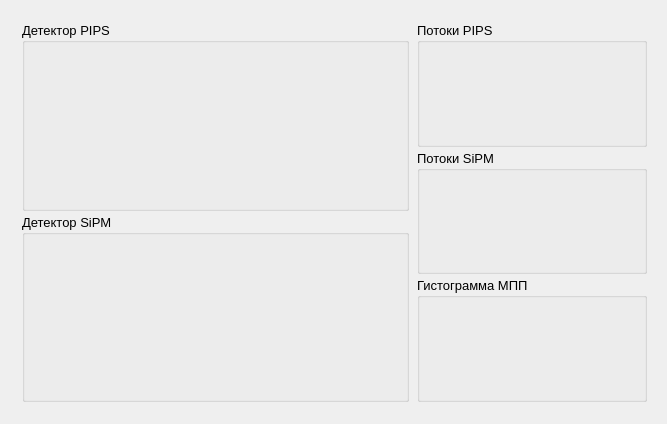
<?xml version="1.0" encoding="UTF-8"?>
<ui version="4.0">
 <class>Form</class>
 <widget class="QWidget" name="Form">
  <property name="geometry">
   <rect>
    <x>0</x>
    <y>0</y>
    <width>667</width>
    <height>424</height>
   </rect>
  </property>
  <property name="windowTitle">
   <string>Form</string>
  </property>
  <layout class="QGridLayout" name="gridLayout">
   <item row="0" column="0">
    <widget class="QWidget" name="graph_widget" native="true">
     <property name="sizePolicy">
      <sizepolicy hsizetype="Expanding" vsizetype="Expanding">
       <horstretch>0</horstretch>
       <verstretch>0</verstretch>
      </sizepolicy>
     </property>
     <layout class="QGridLayout" name="gridLayout_4">
      <property name="leftMargin">
       <number>2</number>
      </property>
      <property name="topMargin">
       <number>2</number>
      </property>
      <property name="rightMargin">
       <number>0</number>
      </property>
      <property name="bottomMargin">
       <number>2</number>
      </property>
      <property name="spacing">
       <number>2</number>
      </property>
      <item row="0" column="0">
       <layout class="QVBoxLayout" name="verticalLayout_graph" stretch="0">
        <property name="spacing">
         <number>2</number>
        </property>
        <property name="leftMargin">
         <number>1</number>
        </property>
        <property name="topMargin">
         <number>1</number>
        </property>
        <property name="rightMargin">
         <number>1</number>
        </property>
        <property name="bottomMargin">
         <number>1</number>
        </property>
        <item>
         <layout class="QHBoxLayout" name="horizontalLayout_4" stretch="5,3">
          <property name="leftMargin">
           <number>5</number>
          </property>
          <property name="topMargin">
           <number>5</number>
          </property>
          <property name="rightMargin">
           <number>5</number>
          </property>
          <property name="bottomMargin">
           <number>5</number>
          </property>
          <item>
           <layout class="QVBoxLayout" name="verticalLayout_5" stretch="1,1">
            <property name="spacing">
             <number>3</number>
            </property>
            <property name="sizeConstraint">
             <enum>QLayout::SetDefaultConstraint</enum>
            </property>
            <property name="leftMargin">
             <number>3</number>
            </property>
            <property name="topMargin">
             <number>3</number>
            </property>
            <property name="rightMargin">
             <number>3</number>
            </property>
            <property name="bottomMargin">
             <number>3</number>
            </property>
            <item>
             <widget class="QGroupBox" name="groupBox_4">
              <property name="minimumSize">
               <size>
                <width>0</width>
                <height>0</height>
               </size>
              </property>
              <property name="font">
               <font>
                <pointsize>10</pointsize>
               </font>
              </property>
              <property name="styleSheet">
               <string notr="true"/>
              </property>
              <property name="title">
               <string>Детектор PIPS</string>
              </property>
              <layout class="QHBoxLayout" name="horizontalLayout_7" stretch="1">
               <property name="spacing">
                <number>2</number>
               </property>
               <property name="leftMargin">
                <number>2</number>
               </property>
               <property name="topMargin">
                <number>2</number>
               </property>
               <property name="rightMargin">
                <number>2</number>
               </property>
               <property name="bottomMargin">
                <number>2</number>
               </property>
               <item>
                <layout class="QHBoxLayout" name="vLayout_pips"/>
               </item>
              </layout>
             </widget>
            </item>
            <item>
             <widget class="QGroupBox" name="groupBox_5">
              <property name="minimumSize">
               <size>
                <width>0</width>
                <height>0</height>
               </size>
              </property>
              <property name="font">
               <font>
                <pointsize>10</pointsize>
               </font>
              </property>
              <property name="styleSheet">
               <string notr="true"/>
              </property>
              <property name="title">
               <string>Детектор SiPM</string>
              </property>
              <layout class="QHBoxLayout" name="horizontalLayout_8" stretch="1">
               <property name="spacing">
                <number>2</number>
               </property>
               <property name="leftMargin">
                <number>2</number>
               </property>
               <property name="topMargin">
                <number>2</number>
               </property>
               <property name="rightMargin">
                <number>2</number>
               </property>
               <property name="bottomMargin">
                <number>2</number>
               </property>
               <item>
                <layout class="QVBoxLayout" name="vLayout_sipm">
                 <property name="spacing">
                  <number>0</number>
                 </property>
                 <property name="leftMargin">
                  <number>2</number>
                 </property>
                 <property name="topMargin">
                  <number>2</number>
                 </property>
                 <property name="rightMargin">
                  <number>2</number>
                 </property>
                 <property name="bottomMargin">
                  <number>2</number>
                 </property>
                </layout>
               </item>
              </layout>
             </widget>
            </item>
           </layout>
          </item>
          <item>
           <layout class="QVBoxLayout" name="verticalLayout_8" stretch="1,1,1">
            <property name="spacing">
             <number>3</number>
            </property>
            <property name="leftMargin">
             <number>3</number>
            </property>
            <property name="topMargin">
             <number>3</number>
            </property>
            <property name="rightMargin">
             <number>3</number>
            </property>
            <property name="bottomMargin">
             <number>3</number>
            </property>
            <item>
             <widget class="QGroupBox" name="groupBox_6">
              <property name="minimumSize">
               <size>
                <width>0</width>
                <height>0</height>
               </size>
              </property>
              <property name="font">
               <font>
                <pointsize>10</pointsize>
               </font>
              </property>
              <property name="styleSheet">
               <string notr="true"/>
              </property>
              <property name="title">
               <string>Потоки PIPS</string>
              </property>
              <layout class="QVBoxLayout" name="verticalLayout_16">
               <property name="spacing">
                <number>2</number>
               </property>
               <property name="leftMargin">
                <number>2</number>
               </property>
               <property name="topMargin">
                <number>2</number>
               </property>
               <property name="rightMargin">
                <number>2</number>
               </property>
               <property name="bottomMargin">
                <number>2</number>
               </property>
               <item>
                <layout class="QVBoxLayout" name="vLayout_gist_pips">
                 <property name="spacing">
                  <number>0</number>
                 </property>
                 <property name="leftMargin">
                  <number>2</number>
                 </property>
                 <property name="topMargin">
                  <number>2</number>
                 </property>
                 <property name="rightMargin">
                  <number>2</number>
                 </property>
                 <property name="bottomMargin">
                  <number>2</number>
                 </property>
                </layout>
               </item>
              </layout>
             </widget>
            </item>
            <item>
             <widget class="QGroupBox" name="groupBox_8">
              <property name="minimumSize">
               <size>
                <width>0</width>
                <height>0</height>
               </size>
              </property>
              <property name="font">
               <font>
                <pointsize>10</pointsize>
               </font>
              </property>
              <property name="styleSheet">
               <string notr="true"/>
              </property>
              <property name="title">
               <string>Потоки SiPM</string>
              </property>
              <layout class="QVBoxLayout" name="verticalLayout_18">
               <property name="spacing">
                <number>2</number>
               </property>
               <property name="leftMargin">
                <number>2</number>
               </property>
               <property name="topMargin">
                <number>2</number>
               </property>
               <property name="rightMargin">
                <number>2</number>
               </property>
               <property name="bottomMargin">
                <number>2</number>
               </property>
               <item>
                <layout class="QVBoxLayout" name="vLayout_gist_sipm">
                 <property name="spacing">
                  <number>0</number>
                 </property>
                 <property name="leftMargin">
                  <number>2</number>
                 </property>
                 <property name="topMargin">
                  <number>2</number>
                 </property>
                 <property name="rightMargin">
                  <number>2</number>
                 </property>
                 <property name="bottomMargin">
                  <number>2</number>
                 </property>
                </layout>
               </item>
              </layout>
             </widget>
            </item>
            <item>
             <widget class="QGroupBox" name="groupBox_7">
              <property name="minimumSize">
               <size>
                <width>0</width>
                <height>0</height>
               </size>
              </property>
              <property name="font">
               <font>
                <pointsize>10</pointsize>
               </font>
              </property>
              <property name="styleSheet">
               <string notr="true"/>
              </property>
              <property name="title">
               <string>Гистограмма МПП</string>
              </property>
              <layout class="QVBoxLayout" name="verticalLayout_17">
               <property name="spacing">
                <number>2</number>
               </property>
               <property name="leftMargin">
                <number>2</number>
               </property>
               <property name="topMargin">
                <number>2</number>
               </property>
               <property name="rightMargin">
                <number>2</number>
               </property>
               <property name="bottomMargin">
                <number>2</number>
               </property>
               <item>
                <layout class="QVBoxLayout" name="vLayout_gist_EdE">
                 <property name="spacing">
                  <number>0</number>
                 </property>
                 <property name="leftMargin">
                  <number>2</number>
                 </property>
                 <property name="topMargin">
                  <number>2</number>
                 </property>
                 <property name="rightMargin">
                  <number>2</number>
                 </property>
                 <property name="bottomMargin">
                  <number>2</number>
                 </property>
                </layout>
               </item>
              </layout>
             </widget>
            </item>
           </layout>
          </item>
         </layout>
        </item>
       </layout>
      </item>
     </layout>
    </widget>
   </item>
  </layout>
 </widget>
 <resources/>
 <connections/>
</ui>
